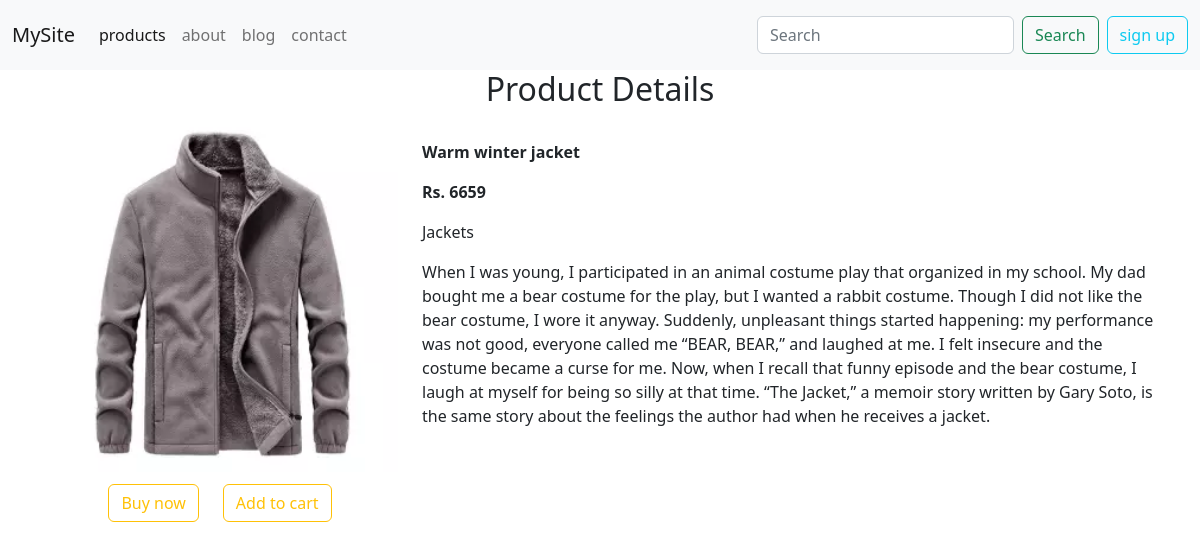
The page /home/products/14 on the database its author committed.
### home/models.py (models this page shows, shortened)
class pt(models.Model):
    category=models.CharField(max_length=40,default="")
    name=models.CharField(max_length=40)
    age=models.IntegerField()
    imag=models.ImageField(upload_to="ForHome",default="")
    description=models.CharField(max_length=800,default="this is the detail information about the product you choosed")

### home/views.py (the view)
# urls.py: path("products/<int:idies>",views.pdt,name="products"),
def pdt(request,idies):
    p=pt.objects.filter(id=idies)
    return render(request,"shop/product.html",{"pd":p[0]})

### home/templates/shop/product.html (shortened to what this page needs)
{% extends "shop/base.html" %}
{% block body %}
<div class="container">
    <h2 class="text-center">Product Details</h2>
    <div class="row">
        <div class="col-md-4">
            <img src="{{pd.imag.url}}" alt="not found" class="w-100 h-auto">
            <div class="row justify-content-md-center mt-2">
                <div class="col-md-auto"><button class="btn btn-outline-warning mt-1 mb-1">Buy now</button></div>
                <div class="col-md-auto"><button class="btn btn-outline-warning mt-1 mb-1">Add to cart</button></div>
            </div>
        </div>
        <div class="col-md-8 mt-4">
            <p><b>{{pd.name}}</b></p>
            <p><b>Rs. {{pd.age}}</b></p>
            <p>{{pd.category}}</p>
            <p>{{pd.description}}</p>
        </div>
    </div>
</div>
{% endblock %}

### rows shown on the page
pt: imag (picture), name "Warm winter jacket", age "6659", category "Jackets", description "When I was young, I participated in an animal costume play that organized in my school. My dad bought me a bear costume for the play, but I wanted a rabbit costume. Though I did not like the bear costume, I wore it anyway. Suddenly, unpleasant things started happening: my performance was not good, everyone called me “BEAR, BEAR,” and laughed at me. I felt insecure and the costume became a curse for me. Now, when I recall that funny episode and the bear costume, I laugh at myself for being so silly at that time. “The Jacket,” a memoir story written by Gary Soto, is the same story about the feelings the author had when he receives a jacket."
